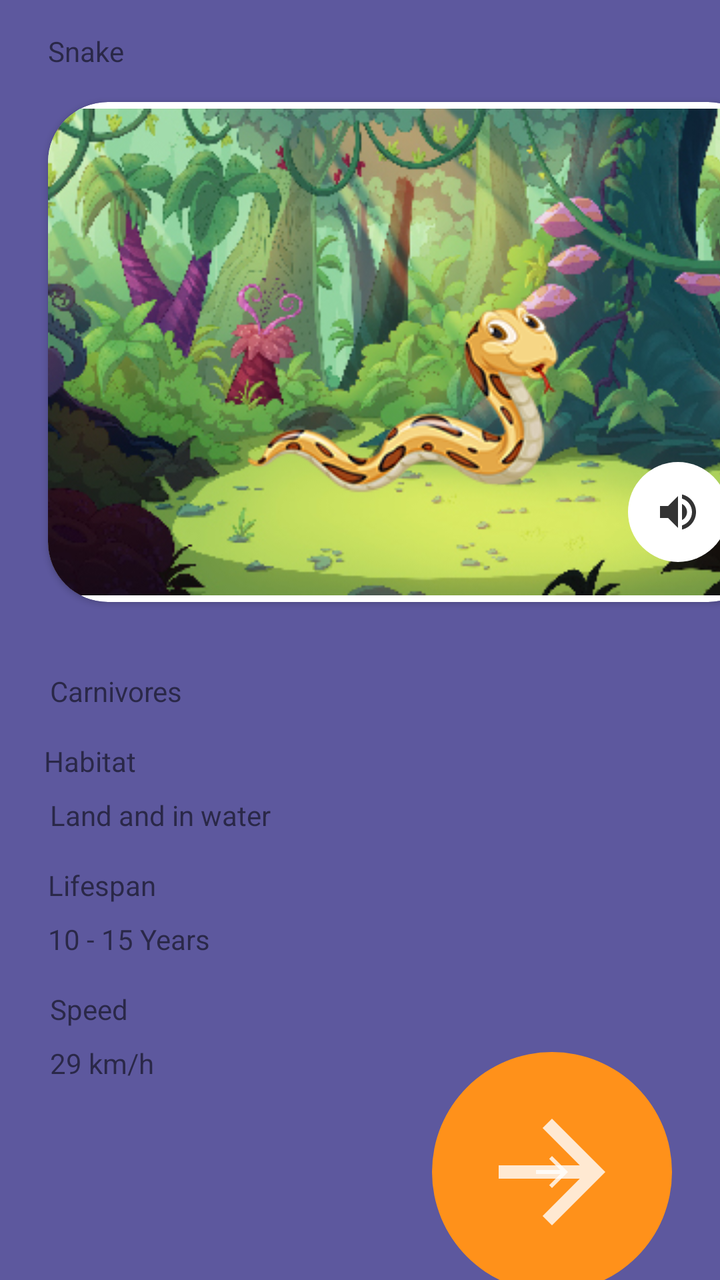
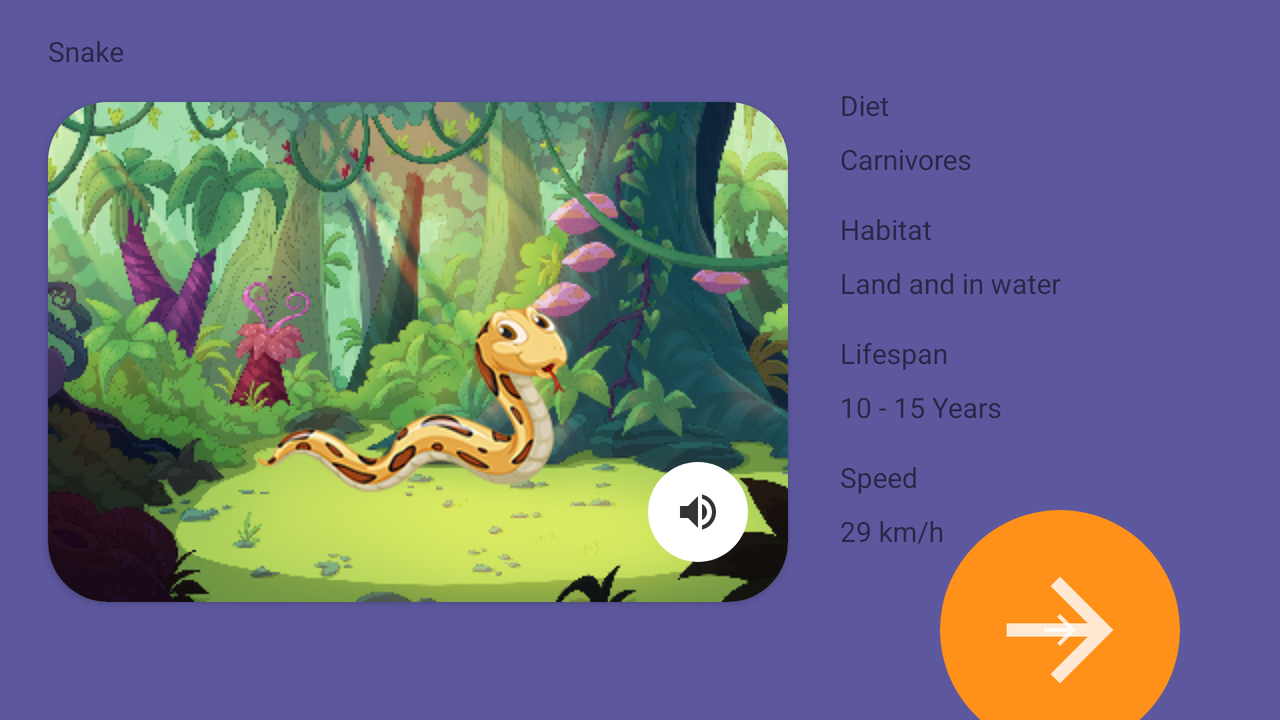

Two renders of one Android screen. The first uses the default layout on a phone; the second uses the alternative layout the repository ships for a different screen configuration, on a matching device. The two XML files are below.
<!-- AndroidManifest.xml: application theme Theme.Final_assignment -->
<!-- res/layout/activity_wild_animals.xml -->
<?xml version="1.0" encoding="utf-8"?>
<androidx.constraintlayout.widget.ConstraintLayout xmlns:android="http://schemas.android.com/apk/res/android"
    xmlns:app="http://schemas.android.com/apk/res-auto"
    xmlns:tools="http://schemas.android.com/tools"
    android:layout_width="match_parent"
    android:layout_height="match_parent"
    android:background="@color/bg_purple"
    android:orientation="vertical"
    tools:context=".WildAnimalsActivity">

    <TextView
        android:id="@+id/textview_title"
        style="@style/title_text"
        android:layout_width="match_parent"
        android:layout_height="wrap_content"
        android:layout_marginStart="24dp"
        android:layout_marginTop="16dp"
        android:layout_marginEnd="24dp"
        app:layout_constraintEnd_toEndOf="parent"
        app:layout_constraintStart_toStartOf="parent"
        app:layout_constraintTop_toTopOf="parent"
        tools:text="Snake" />

    <androidx.cardview.widget.CardView
        android:id="@+id/cardView_image"
        android:layout_width="wrap_content"
        android:layout_height="wrap_content"
        android:layout_gravity="center"
        android:layout_marginStart="24dp"
        android:layout_marginTop="16dp"
        android:layout_marginEnd="24dp"
        app:cardCornerRadius="@dimen/type_corner_radius"
        app:layout_constraintEnd_toEndOf="parent"
        app:layout_constraintHorizontal_bias="0.0"
        app:layout_constraintStart_toStartOf="parent"
        app:layout_constraintTop_toBottomOf="@+id/textview_title">

        <ImageView
            android:id="@+id/image_bg"
            android:layout_width="wrap_content"
            android:layout_height="wrap_content"
            android:contentDescription="@string/des_image_bg_wild"
            app:srcCompat="@drawable/bg_wild" />

        <ImageView
            android:id="@+id/image_animals"
            android:layout_width="wrap_content"
            android:layout_height="wrap_content"
            android:layout_gravity="center_horizontal|center_vertical"
            android:layout_marginTop="30dp"
            android:contentDescription="@string/des_image_animals_wild_snake"
            app:srcCompat="@drawable/snake_1" />


        <FrameLayout
            android:id="@+id/framelayout_btn_icon_speaker"
            android:layout_width="wrap_content"
            android:layout_height="wrap_content"
            android:layout_gravity="bottom|end"
            android:layout_marginEnd="20dp"
            android:layout_marginBottom="20dp"
            android:background="@drawable/button_bg_round_speaker"
            android:clickable="true"
            android:padding="4dp">

            <ImageView
                android:id="@+id/image_arrow_nextsss"
                android:layout_width="wrap_content"
                android:layout_height="wrap_content"
                android:layout_gravity="center"
                android:contentDescription="@string/dex_img_icon_next"
                android:src="@drawable/ic_speaker" />
        </FrameLayout>
    </androidx.cardview.widget.CardView>

    <TextView
        android:id="@+id/textview_title_diet"
        style="@style/title_text"
        android:layout_width="wrap_content"
        android:layout_height="wrap_content"
        android:layout_marginStart="24dp"
        android:layout_marginTop="8dp"
        android:layout_marginEnd="361dp"
        android:text="@string/diet"
        app:layout_constraintEnd_toEndOf="parent"
        app:layout_constraintHorizontal_bias="0.0"
        app:layout_constraintStart_toStartOf="parent"
        app:layout_constraintTop_toBottomOf="@+id/cardView_image" />

    <TextView
        android:id="@+id/textview_diet"
        style="@style/des_text"
        android:layout_width="wrap_content"
        android:layout_height="wrap_content"
        android:layout_marginStart="25dp"
        android:layout_marginTop="8dp"
        app:layout_constraintEnd_toEndOf="parent"
        app:layout_constraintHorizontal_bias="0.0"
        app:layout_constraintStart_toStartOf="parent"
        app:layout_constraintTop_toBottomOf="@+id/textview_title_diet"
        tools:text="Carnivores" />

    <TextView
        android:id="@+id/textview_title_habitat"
        style="@style/title_text"
        android:layout_width="wrap_content"
        android:layout_height="wrap_content"
        android:layout_marginTop="16dp"
        android:text="@string/habitat"
        app:layout_constraintEnd_toEndOf="parent"
        app:layout_constraintHorizontal_bias="0.07"
        app:layout_constraintStart_toStartOf="parent"
        app:layout_constraintTop_toBottomOf="@+id/textview_diet" />

    <TextView
        android:id="@+id/textview_habitat"
        style="@style/des_text"
        android:layout_width="wrap_content"
        android:layout_height="wrap_content"
        android:layout_marginStart="25dp"
        android:layout_marginTop="8dp"
        app:layout_constraintEnd_toEndOf="parent"
        app:layout_constraintHorizontal_bias="0.0"
        app:layout_constraintStart_toStartOf="parent"
        app:layout_constraintTop_toBottomOf="@+id/textview_title_habitat"
        tools:text="Land and in water" />

    <TextView
        android:id="@+id/textview_title_lifespan"
        style="@style/title_text"
        android:layout_width="wrap_content"
        android:layout_height="wrap_content"
        android:layout_marginStart="24dp"
        android:layout_marginTop="16dp"
        android:text="@string/lifespan"
        app:layout_constraintEnd_toEndOf="parent"
        app:layout_constraintHorizontal_bias="0.0"
        app:layout_constraintStart_toStartOf="parent"
        app:layout_constraintTop_toBottomOf="@+id/textview_habitat" />

    <TextView
        android:id="@+id/textview_lifespan"
        style="@style/des_text"
        android:layout_width="wrap_content"
        android:layout_height="wrap_content"
        android:layout_marginStart="24dp"
        android:layout_marginTop="8dp"
        app:layout_constraintEnd_toEndOf="parent"
        app:layout_constraintHorizontal_bias="0.0"
        app:layout_constraintStart_toStartOf="parent"
        app:layout_constraintTop_toBottomOf="@+id/textview_title_lifespan"
        tools:text="10 - 15 Years " />

    <TextView
        android:id="@+id/textview_title_speed"
        style="@style/title_text"
        android:layout_width="wrap_content"
        android:layout_height="wrap_content"
        android:layout_marginStart="25dp"
        android:layout_marginTop="16dp"
        android:text="@string/speed"
        app:layout_constraintEnd_toEndOf="parent"
        app:layout_constraintHorizontal_bias="0.0"
        app:layout_constraintStart_toStartOf="parent"
        app:layout_constraintTop_toBottomOf="@+id/textview_lifespan" />

    <TextView
        android:id="@+id/textview_speed"
        style="@style/des_text"
        android:layout_width="wrap_content"
        android:layout_height="wrap_content"
        android:layout_marginStart="25dp"
        android:layout_marginTop="8dp"
        app:layout_constraintEnd_toStartOf="@+id/framelayout_btn_icon_next"
        app:layout_constraintHorizontal_bias="0.0"
        app:layout_constraintStart_toStartOf="parent"
        app:layout_constraintTop_toBottomOf="@+id/textview_title_speed"
        tools:text="29 km/h" />

    <FrameLayout
        android:id="@+id/framelayout_btn_icon_next"
        android:layout_width="wrap_content"
        android:layout_height="wrap_content"
        android:layout_gravity="end"
        android:layout_marginTop="225dp"
        android:layout_marginEnd="24dp"
        android:background="@drawable/button_bg_round"
        android:clickable="true"
        android:padding="4dp"
        app:layout_constraintBottom_toBottomOf="parent"
        app:layout_constraintEnd_toEndOf="parent"
        app:layout_constraintHorizontal_bias="1.0"
        app:layout_constraintStart_toStartOf="parent"
        app:layout_constraintTop_toBottomOf="@+id/cardView_image"
        app:layout_constraintVertical_bias="0.0">

        <ImageView
            android:id="@+id/image_arrow_next"
            android:layout_width="wrap_content"
            android:layout_height="wrap_content"
            android:layout_gravity="center"
            android:contentDescription="@string/dex_img_icon_next"
            android:src="@drawable/ic_arrow_next" />
    </FrameLayout>

</androidx.constraintlayout.widget.ConstraintLayout>
<!-- resources referenced by this layout -->
<resources>
  <color name="bg_purple">#5D589E</color>
  <dimen name="type_corner_radius">30dp</dimen>
  <!-- drawable bg_wild: jpg bitmap (drawable, 148165 bytes) -->
  <!-- drawable button_bg_round (drawable) -->
  <?xml version="1.0" encoding="utf-8"?>
  <layer-list xmlns:android="http://schemas.android.com/apk/res/android">
      <item>
          <shape android:shape="oval">
              <solid android:color="@color/btn_orange" />
              <size
                  android:width="120dp"
                  android:height="120dp" />
          </shape>
      </item>
      <item
          android:drawable="@drawable/ic_arrow_next"
          android:bottom="20dp"
          android:left="20dp"
          android:right="20dp"
          android:top="20dp" />
  </layer-list>
  <!-- drawable button_bg_round_speaker (drawable) -->
  <?xml version="1.0" encoding="utf-8"?>
  <layer-list xmlns:android="http://schemas.android.com/apk/res/android">
      <item>
          <shape android:shape="oval">
              <solid android:color="@color/white" />
              <size
                  android:width="50dp"
                  android:height="50dp" />
          </shape>
      </item>
  
  </layer-list>
  <!-- drawable ic_arrow_next (drawable-anydpi) -->
  <vector xmlns:android="http://schemas.android.com/apk/res/android"
      android:width="24dp"
      android:height="24dp"
      android:viewportWidth="24"
      android:viewportHeight="24"
      android:tint="#FFFFFF"
      android:alpha="0.8">
      <path
          android:fillColor="@android:color/white"
          android:pathData="M12,4l-1.41,1.41L16.17,11H4v2h12.17l-5.58,5.59L12,20l8,-8z" />
  </vector>
  <!-- drawable ic_speaker (drawable-anydpi) -->
  <vector xmlns:android="http://schemas.android.com/apk/res/android"
      android:width="24dp"
      android:height="24dp"
      android:viewportWidth="24"
      android:viewportHeight="24"
      android:tint="#FF000000"
      android:alpha="0.8">
    <path
        android:fillColor="@android:color/black"
        android:pathData="M3,9v6h4l5,5L12,4L7,9L3,9zM16.5,12c0,-1.77 -1.02,-3.29 -2.5,-4.03v8.05c1.48,-0.73 2.5,-2.25 2.5,-4.02zM14,3.23v2.06c2.89,0.86 5,3.54 5,6.71s-2.11,5.85 -5,6.71v2.06c4.01,-0.91 7,-4.49 7,-8.77s-2.99,-7.86 -7,-8.77z" />
  </vector>
  <!-- drawable snake_1: png bitmap (drawable, 19538 bytes) -->
  <string name="des_image_animals_wild_snake">image_animals_wild_snake</string>
  <string name="des_image_bg_wild">image_bg_wild</string>
  <string name="dex_img_icon_next">This is the image for icon arrow next</string>
  <string name="diet">Diet</string>
  <string name="habitat">Habitat</string>
  <string name="lifespan">Lifespan</string>
  <string name="speed">Speed</string>
  <style name="Theme.Final_assignment" parent="Theme.MaterialComponents.DayNight.DarkActionBar">
          
          <item name="colorPrimary">@color/purple_500</item>
          <item name="colorPrimaryVariant">@color/purple_700</item>
          <item name="colorOnPrimary">@color/white</item>
          
          <item name="colorSecondary">@color/teal_200</item>
          <item name="colorSecondaryVariant">@color/teal_700</item>
          <item name="colorOnSecondary">@color/black</item>
          
          <item name="android:statusBarColor" tools:targetApi="l">?attr/colorPrimaryVariant</item>
          
      </style>
  <color name="btn_orange">#FF911A</color>
  <color name="white">#FFFFFFFF</color>
  <color name="purple_500">#FF6200EE</color>
  <color name="purple_700">#FF3700B3</color>
  <color name="teal_200">#FF03DAC5</color>
  <color name="teal_700">#FF018786</color>
  <color name="black">#FF000000</color>
</resources>
<!-- res/layout-land/activity_wild_animals.xml (the repository's variant of the layout above) -->
<!-- drawn on the phone turned sideways -->
<?xml version="1.0" encoding="utf-8"?>
<androidx.constraintlayout.widget.ConstraintLayout xmlns:android="http://schemas.android.com/apk/res/android"
    xmlns:app="http://schemas.android.com/apk/res-auto"
    xmlns:tools="http://schemas.android.com/tools"
    android:layout_width="match_parent"
    android:layout_height="match_parent"
    android:background="@color/bg_purple"
    android:orientation="vertical"
    tools:context=".WildAnimalsActivity">

    <TextView
        android:id="@+id/textview_title"
        style="@style/title_text"
        android:layout_width="match_parent"
        android:layout_height="wrap_content"
        android:layout_marginStart="24dp"
        android:layout_marginTop="16dp"
        android:layout_marginEnd="24dp"
        app:layout_constraintEnd_toEndOf="parent"
        app:layout_constraintStart_toStartOf="parent"
        app:layout_constraintTop_toTopOf="parent"
        tools:text="Snake" />

    <androidx.cardview.widget.CardView
        android:id="@+id/cardView_image"
        android:layout_width="wrap_content"
        android:layout_height="wrap_content"
        android:layout_gravity="center"
        android:layout_marginStart="24dp"
        android:layout_marginTop="16dp"
        android:layout_marginEnd="24dp"
        app:cardCornerRadius="@dimen/type_corner_radius"
        app:layout_constraintEnd_toEndOf="parent"
        app:layout_constraintHorizontal_bias="0.0"
        app:layout_constraintStart_toStartOf="parent"
        app:layout_constraintTop_toBottomOf="@+id/textview_title">

        <ImageView
            android:id="@+id/image_bg"
            android:layout_width="wrap_content"
            android:layout_height="wrap_content"
            android:contentDescription="@string/des_image_bg_wild"
            app:srcCompat="@drawable/bg_wild" />

        <ImageView
            android:id="@+id/image_animals"
            android:layout_width="wrap_content"
            android:layout_height="wrap_content"
            android:layout_gravity="center_horizontal|center_vertical"
            android:layout_marginTop="30dp"
            android:clickable="true"
            android:contentDescription="@string/des_image_animals_wild_snake"
            app:srcCompat="@drawable/snake_1" />


        <FrameLayout
            android:id="@+id/framelayout_btn_icon_speaker"
            android:layout_width="wrap_content"
            android:layout_height="wrap_content"
            android:layout_gravity="bottom|end"
            android:layout_marginEnd="20dp"
            android:layout_marginBottom="20dp"
            android:background="@drawable/button_bg_round_speaker"
            android:clickable="true"
            android:padding="4dp">

            <ImageView
                android:id="@+id/image_arrow_nextsss"
                android:layout_width="wrap_content"
                android:layout_height="wrap_content"
                android:layout_gravity="center"
                android:contentDescription="@string/dex_img_icon_next"
                android:src="@drawable/ic_speaker" />
        </FrameLayout>
    </androidx.cardview.widget.CardView>

    <TextView
        android:id="@+id/textview_title_diet"
        style="@style/title_text"
        android:layout_width="wrap_content"
        android:layout_height="wrap_content"
        android:layout_marginStart="420dp"
        android:layout_marginTop="8dp"
        android:text="@string/diet"
        app:layout_constraintEnd_toEndOf="parent"
        app:layout_constraintHorizontal_bias="0.0"
        app:layout_constraintStart_toStartOf="parent"
        app:layout_constraintTop_toBottomOf="@+id/textview_title" />

    <TextView
        android:id="@+id/textview_diet"
        style="@style/des_text"
        android:layout_width="wrap_content"
        android:layout_height="wrap_content"
        android:layout_marginStart="420dp"
        android:layout_marginTop="8dp"
        app:layout_constraintEnd_toEndOf="parent"
        app:layout_constraintHorizontal_bias="0.0"
        app:layout_constraintStart_toStartOf="parent"
        app:layout_constraintTop_toBottomOf="@+id/textview_title_diet"
        tools:text="Carnivores" />

    <TextView
        android:id="@+id/textview_title_habitat"
        style="@style/title_text"
        android:layout_width="wrap_content"
        android:layout_height="wrap_content"
        android:layout_marginStart="420dp"
        android:layout_marginTop="16dp"
        android:text="@string/habitat"
        app:layout_constraintEnd_toEndOf="parent"
        app:layout_constraintHorizontal_bias="0.0"
        app:layout_constraintStart_toStartOf="parent"
        app:layout_constraintTop_toBottomOf="@+id/textview_diet" />

    <TextView
        android:id="@+id/textview_habitat"
        style="@style/des_text"
        android:layout_width="wrap_content"
        android:layout_height="wrap_content"
        android:layout_marginStart="420dp"
        android:layout_marginTop="8dp"
        app:layout_constraintEnd_toEndOf="parent"
        app:layout_constraintHorizontal_bias="0.0"
        app:layout_constraintStart_toStartOf="parent"
        app:layout_constraintTop_toBottomOf="@+id/textview_title_habitat"
        tools:text="Land and in water" />

    <TextView
        android:id="@+id/textview_title_lifespan"
        style="@style/title_text"
        android:layout_width="wrap_content"
        android:layout_height="wrap_content"
        android:layout_marginStart="420dp"
        android:layout_marginTop="16dp"
        android:text="@string/lifespan"
        app:layout_constraintEnd_toEndOf="parent"
        app:layout_constraintHorizontal_bias="0.0"
        app:layout_constraintStart_toStartOf="parent"
        app:layout_constraintTop_toBottomOf="@+id/textview_habitat" />

    <TextView
        android:id="@+id/textview_lifespan"
        style="@style/des_text"
        android:layout_width="wrap_content"
        android:layout_height="wrap_content"
        android:layout_marginStart="420dp"
        android:layout_marginTop="8dp"
        app:layout_constraintEnd_toEndOf="parent"
        app:layout_constraintHorizontal_bias="0.0"
        app:layout_constraintStart_toStartOf="parent"
        app:layout_constraintTop_toBottomOf="@+id/textview_title_lifespan"
        tools:text="10 - 15 Years " />

    <TextView
        android:id="@+id/textview_title_speed"
        style="@style/title_text"
        android:layout_width="wrap_content"
        android:layout_height="wrap_content"
        android:layout_marginStart="420dp"
        android:layout_marginTop="16dp"
        android:text="@string/speed"
        app:layout_constraintEnd_toEndOf="parent"
        app:layout_constraintHorizontal_bias="0.0"
        app:layout_constraintStart_toStartOf="parent"
        app:layout_constraintTop_toBottomOf="@+id/textview_lifespan" />

    <TextView
        android:id="@+id/textview_speed"
        style="@style/des_text"
        android:layout_width="wrap_content"
        android:layout_height="wrap_content"
        android:layout_marginStart="420dp"
        android:layout_marginTop="8dp"
        app:layout_constraintEnd_toStartOf="@+id/framelayout_btn_icon_next"
        app:layout_constraintHorizontal_bias="0.0"
        app:layout_constraintStart_toStartOf="parent"
        app:layout_constraintTop_toBottomOf="@+id/textview_title_speed"
        tools:text="29 km/h" />

    <FrameLayout
        android:id="@+id/framelayout_btn_icon_next"
        android:layout_width="wrap_content"
        android:layout_height="wrap_content"
        android:layout_gravity="end"
        android:layout_marginTop="220dp"
        android:layout_marginEnd="50dp"
        android:background="@drawable/button_bg_round"
        android:clickable="true"
        android:padding="4dp"
        app:layout_constraintEnd_toEndOf="parent"
        app:layout_constraintHorizontal_bias="1.0"
        app:layout_constraintStart_toStartOf="parent"
        app:layout_constraintTop_toBottomOf="@+id/textview_title">

        <ImageView
            android:id="@+id/image_arrow_next"
            android:layout_width="wrap_content"
            android:layout_height="wrap_content"
            android:layout_gravity="center"
            android:contentDescription="@string/dex_img_icon_next"
            android:src="@drawable/ic_arrow_next" />
    </FrameLayout>

</androidx.constraintlayout.widget.ConstraintLayout>
